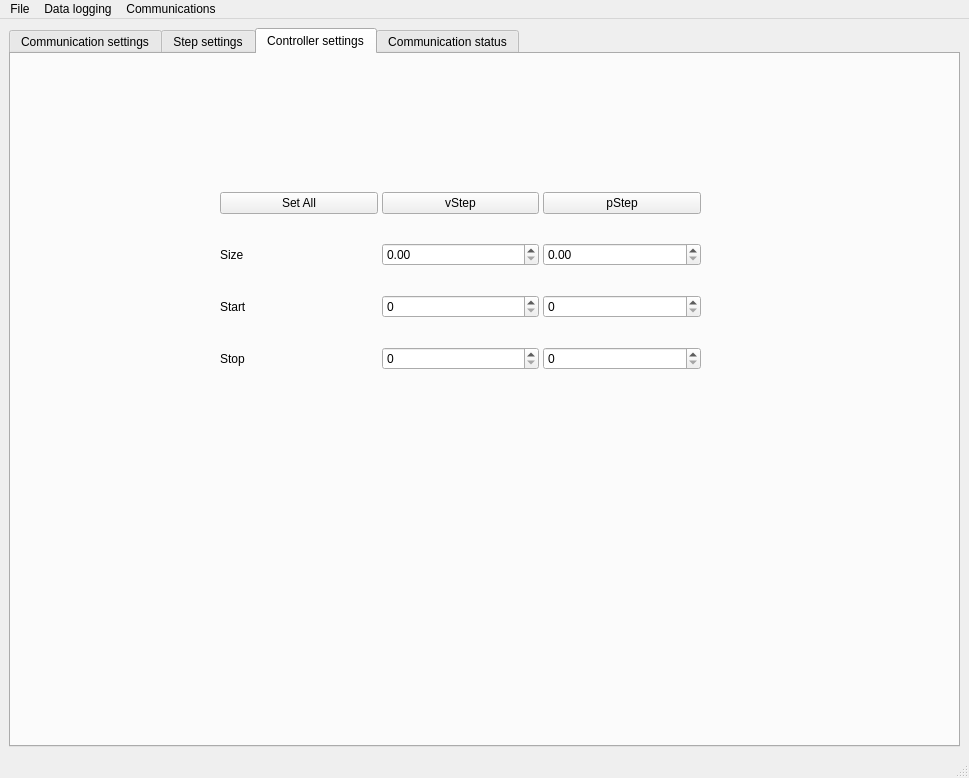
<?xml version="1.0" encoding="UTF-8"?>
<ui version="4.0">
 <class>IonSensMainWindow</class>
 <widget class="QMainWindow" name="IonSensMainWindow">
  <property name="geometry">
   <rect>
    <x>0</x>
    <y>0</y>
    <width>969</width>
    <height>778</height>
   </rect>
  </property>
  <property name="windowTitle">
   <string>Ion sens logging</string>
  </property>
  <widget class="QWidget" name="centralwidget">
   <layout class="QVBoxLayout" name="verticalLayout">
    <item>
     <widget class="QTabWidget" name="tabWidgetMain">
      <property name="enabled">
       <bool>true</bool>
      </property>
      <property name="sizePolicy">
       <sizepolicy hsizetype="Expanding" vsizetype="Expanding">
        <horstretch>0</horstretch>
        <verstretch>0</verstretch>
       </sizepolicy>
      </property>
      <property name="currentIndex">
       <number>2</number>
      </property>
      <widget class="QWidget" name="ComSettings">
       <attribute name="title">
        <string>Communication settings</string>
       </attribute>
       <widget class="QLabel" name="label_2">
        <property name="geometry">
         <rect>
          <x>10</x>
          <y>7</y>
          <width>929</width>
          <height>17</height>
         </rect>
        </property>
        <property name="text">
         <string>Serial port with mechaduino</string>
        </property>
       </widget>
       <widget class="QComboBox" name="comboBoxSerialPort">
        <property name="geometry">
         <rect>
          <x>10</x>
          <y>30</y>
          <width>929</width>
          <height>33</height>
         </rect>
        </property>
       </widget>
      </widget>
      <widget class="QWidget" name="tab">
       <attribute name="title">
        <string>Step settings</string>
       </attribute>
       <widget class="PlotWidget" name="LiveGraphWidget">
        <property name="geometry">
         <rect>
          <x>10</x>
          <y>10</y>
          <width>931</width>
          <height>521</height>
         </rect>
        </property>
       </widget>
       <widget class="QWidget" name="">
        <property name="geometry">
         <rect>
          <x>10</x>
          <y>540</y>
          <width>360</width>
          <height>134</height>
         </rect>
        </property>
        <layout class="QGridLayout" name="gridLayout">
         <property name="spacing">
          <number>5</number>
         </property>
         <item row="2" column="2">
          <widget class="QSpinBox" name="spinBox_3"/>
         </item>
         <item row="0" column="3">
          <widget class="QPushButton" name="StartLogging_2">
           <property name="text">
            <string>pStep</string>
           </property>
          </widget>
         </item>
         <item row="1" column="0">
          <widget class="QLabel" name="label">
           <property name="text">
            <string>Size</string>
           </property>
          </widget>
         </item>
         <item row="3" column="3">
          <widget class="QSpinBox" name="spinBox_5"/>
         </item>
         <item row="0" column="2">
          <widget class="QPushButton" name="StartLogging">
           <property name="text">
            <string>vStep</string>
           </property>
          </widget>
         </item>
         <item row="1" column="1">
          <widget class="QDoubleSpinBox" name="tStepSize"/>
         </item>
         <item row="3" column="2">
          <widget class="QSpinBox" name="spinBox_6"/>
         </item>
         <item row="2" column="0">
          <widget class="QLabel" name="label_3">
           <property name="text">
            <string>Start</string>
           </property>
          </widget>
         </item>
         <item row="1" column="3">
          <widget class="QDoubleSpinBox" name="doubleSpinBox_7"/>
         </item>
         <item row="3" column="1">
          <widget class="QSpinBox" name="spinBox_2"/>
         </item>
         <item row="0" column="1">
          <widget class="QPushButton" name="pushButton">
           <property name="text">
            <string>tStep</string>
           </property>
          </widget>
         </item>
         <item row="2" column="1">
          <widget class="QSpinBox" name="spinBox"/>
         </item>
         <item row="0" column="0">
          <widget class="QPushButton" name="SaveLog">
           <property name="text">
            <string>Save Log</string>
           </property>
          </widget>
         </item>
         <item row="2" column="3">
          <widget class="QSpinBox" name="spinBox_4"/>
         </item>
         <item row="1" column="2">
          <widget class="QDoubleSpinBox" name="doubleSpinBox_4"/>
         </item>
         <item row="3" column="0">
          <widget class="QLabel" name="label_4">
           <property name="text">
            <string>Stop</string>
           </property>
          </widget>
         </item>
        </layout>
       </widget>
      </widget>
      <widget class="QWidget" name="tabAnalyse">
       <property name="enabled">
        <bool>true</bool>
       </property>
       <attribute name="title">
        <string>Controller settings</string>
       </attribute>
       <widget class="QWidget" name="layoutWidget">
        <property name="geometry">
         <rect>
          <x>209</x>
          <y>113</y>
          <width>481</width>
          <height>231</height>
         </rect>
        </property>
        <layout class="QGridLayout" name="gridLayout_2">
         <property name="spacing">
          <number>4</number>
         </property>
         <item row="2" column="2">
          <widget class="QSpinBox" name="spinBox_10"/>
         </item>
         <item row="2" column="1">
          <widget class="QSpinBox" name="spinBox_9"/>
         </item>
         <item row="3" column="1">
          <widget class="QSpinBox" name="spinBox_12"/>
         </item>
         <item row="0" column="2">
          <widget class="QPushButton" name="StartLogging_4">
           <property name="text">
            <string>pStep</string>
           </property>
          </widget>
         </item>
         <item row="2" column="0">
          <widget class="QLabel" name="label_6">
           <property name="text">
            <string>Start</string>
           </property>
          </widget>
         </item>
         <item row="0" column="0">
          <widget class="QPushButton" name="SaveLog_2">
           <property name="text">
            <string>Set All</string>
           </property>
          </widget>
         </item>
         <item row="1" column="2">
          <widget class="QDoubleSpinBox" name="doubleSpinBox_8"/>
         </item>
         <item row="1" column="0">
          <widget class="QLabel" name="label_5">
           <property name="text">
            <string>Size</string>
           </property>
          </widget>
         </item>
         <item row="0" column="1">
          <widget class="QPushButton" name="StartLogging_3">
           <property name="text">
            <string>vStep</string>
           </property>
          </widget>
         </item>
         <item row="3" column="2">
          <widget class="QSpinBox" name="spinBox_11"/>
         </item>
         <item row="1" column="1">
          <widget class="QDoubleSpinBox" name="doubleSpinBox_5"/>
         </item>
         <item row="3" column="0">
          <widget class="QLabel" name="label_7">
           <property name="text">
            <string>Stop</string>
           </property>
          </widget>
         </item>
        </layout>
       </widget>
      </widget>
      <widget class="QWidget" name="tab_2">
       <attribute name="title">
        <string>Communication status</string>
       </attribute>
       <layout class="QHBoxLayout" name="horizontalLayout">
        <item>
         <widget class="QTextBrowser" name="textBrowserComStatus"/>
        </item>
       </layout>
      </widget>
     </widget>
    </item>
   </layout>
  </widget>
  <widget class="QMenuBar" name="menubar">
   <property name="geometry">
    <rect>
     <x>0</x>
     <y>0</y>
     <width>969</width>
     <height>27</height>
    </rect>
   </property>
   <widget class="QMenu" name="menuFile">
    <property name="title">
     <string>File</string>
    </property>
    <addaction name="separator"/>
    <addaction name="actionLoad_tune"/>
    <addaction name="actionSave_tune"/>
    <addaction name="actionSave_Tune_as"/>
    <addaction name="separator"/>
    <addaction name="actionExit"/>
   </widget>
   <widget class="QMenu" name="menuData_logging">
    <property name="title">
     <string>Data logging</string>
    </property>
    <addaction name="actionStart_Logging"/>
    <addaction name="actionStop"/>
   </widget>
   <widget class="QMenu" name="menuCommunications">
    <property name="title">
     <string>Communications</string>
    </property>
    <addaction name="actionSettings"/>
   </widget>
   <addaction name="menuFile"/>
   <addaction name="menuData_logging"/>
   <addaction name="menuCommunications"/>
  </widget>
  <widget class="QStatusBar" name="statusbar"/>
  <action name="actionDf">
   <property name="text">
    <string>df</string>
   </property>
  </action>
  <action name="actionNew">
   <property name="text">
    <string>New</string>
   </property>
  </action>
  <action name="actionLog">
   <property name="text">
    <string>Log</string>
   </property>
  </action>
  <action name="actionLog_2">
   <property name="text">
    <string>Log</string>
   </property>
  </action>
  <action name="actionInition_table">
   <property name="text">
    <string>Inition table</string>
   </property>
  </action>
  <action name="actionSave">
   <property name="text">
    <string>Save</string>
   </property>
  </action>
  <action name="actionSave_as">
   <property name="text">
    <string>Save as</string>
   </property>
  </action>
  <action name="actionOpen_project">
   <property name="text">
    <string>Open log</string>
   </property>
  </action>
  <action name="actionNew_project">
   <property name="text">
    <string>New log</string>
   </property>
  </action>
  <action name="actionClose_project">
   <property name="text">
    <string>Close log</string>
   </property>
  </action>
  <action name="actionLoad_tune">
   <property name="text">
    <string>Load log</string>
   </property>
  </action>
  <action name="actionSave_tune">
   <property name="text">
    <string>Save log</string>
   </property>
  </action>
  <action name="actionSave_Tune_as">
   <property name="text">
    <string>Save log as</string>
   </property>
  </action>
  <action name="actionExit">
   <property name="text">
    <string>Exit</string>
   </property>
  </action>
  <action name="actionStart_Logging">
   <property name="text">
    <string>Start Logging</string>
   </property>
  </action>
  <action name="actionStop">
   <property name="text">
    <string>Stop</string>
   </property>
  </action>
  <action name="actionSettings">
   <property name="text">
    <string>Settings</string>
   </property>
  </action>
  <action name="actionSafe_Project">
   <property name="text">
    <string>Safe log</string>
   </property>
  </action>
  <action name="actionSave_Project_as">
   <property name="text">
    <string>Save log as</string>
   </property>
  </action>
 </widget>
 <customwidgets>
  <customwidget>
   <class>PlotWidget</class>
   <extends>QGraphicsView</extends>
   <header>pyqtgraph</header>
  </customwidget>
 </customwidgets>
 <resources/>
 <connections/>
</ui>
